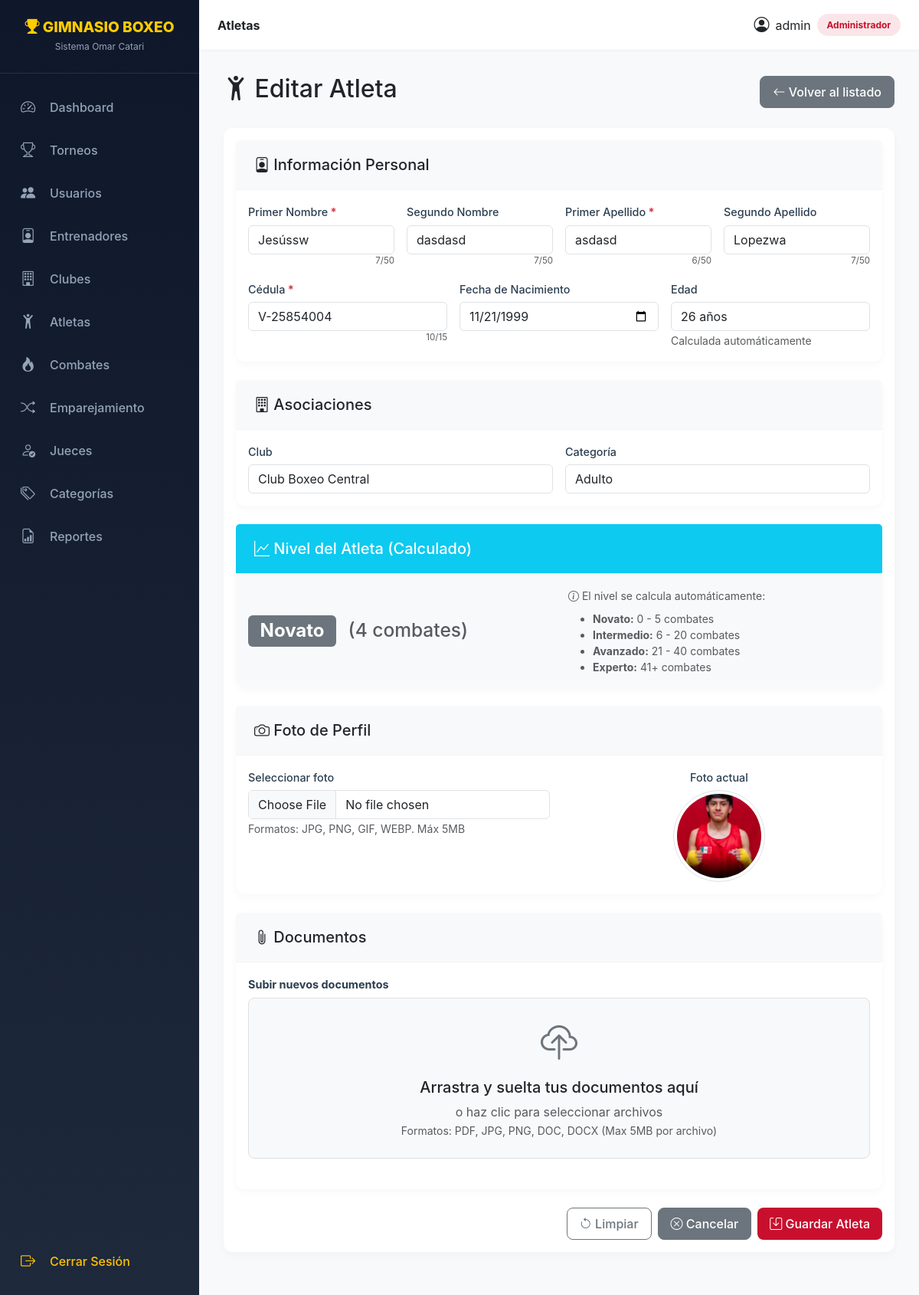
Screenshot of /index.php?c=atletas&a=form&id=16 (signed in) with the database file from the repository.
### tables this page shows
CREATE TABLE `atletas` (
  `id_atleta` int NOT NULL,
  `pnombre` varchar(50) NOT NULL,
  `snombre` varchar(50) DEFAULT NULL,
  `papellido` varchar(50) NOT NULL,
  `sapellido` varchar(50) DEFAULT NULL,
  `cedula` varchar(20) NOT NULL,
  `fecha_nacimiento` date DEFAULT NULL,
  `id_club` int DEFAULT NULL,
  `id_categoria` int DEFAULT NULL,
  `foto` varchar(255) DEFAULT NULL,
  `activo` tinyint(1) DEFAULT '1'
);

CREATE TABLE `clubes` (
  `id_club` int NOT NULL,
  `nombre_club` varchar(100) NOT NULL,
  `ubicacion` text,
  `telefono` varchar(20) DEFAULT NULL,
  `correo` varchar(100) DEFAULT NULL,
  `logo` varchar(255) DEFAULT NULL,
  `id_parroquia` int DEFAULT NULL
);

CREATE TABLE `categorias` (
  `id_categoria` int NOT NULL,
  `nombre_categoria` varchar(50) NOT NULL,
  `peso_min` decimal(5,2) DEFAULT NULL,
  `peso_max` decimal(5,2) DEFAULT NULL
);

### views/atletas/form.php (the view, shortened to what the rows shown need)
<?php
$atleta = $atleta ?? [];
$errores = $errores ?? [];
$isEdit = !empty($atleta['id_atleta']);
$titulo = $isEdit ? 'Editar' : 'Nuevo';
function calcularEdadPHP($fechaNacimiento) {
    $fecha = new DateTime($fechaNacimiento);
    $hoy = new DateTime();
    return $hoy->diff($fecha)->y;
}
$fechaParaEdad = old('fecha_nacimiento', $atleta['fecha_nacimiento'] ?? '');
$edadCalculada = calcularEdadPHP($fechaParaEdad);
?>
<div class="d-flex justify-content-between align-items-center mb-4">
    <h2><i class="bi bi-person-arms-up"></i> <?= $titulo ?> Atleta</h2>
    <a href="?c=atletas&a=index" class="btn btn-secondary">
        <i class="bi bi-arrow-left"></i> Volver al listado
    </a>
</div>
<div class="card">
    <div class="card-body">
        <form method="POST" action="?c=atletas&a=guardar" enctype="multipart/form-data" id="atletaForm" data-validate novalidate>
            <div class="card mb-4">
                <div class="card-body">
                    <div class="row g-3">
                        <div class="col-md-3">
                            <label for="pnombre" class="form-label required">Primer Nombre</label>
                            <input type="text" name="pnombre" id="pnombre" class="<?= fieldClass('pnombre', $errores) ?>" required
                                   minlength="2" maxlength="50"
                                   pattern="[a-zA-ZáéíóúñÑÁÉÍÓÚ ]+"
                                   value="<?= old('pnombre', $atleta['pnombre'] ?? '') ?>"
                                   placeholder="Ej: Juan"
                                   data-msg-required="El primer nombre es obligatorio"
                                   data-msg-pattern="Solo letras y espacios (sin números)"
                                   data-msg-minlength="Mínimo 2 caracteres"
                                   data-msg-valid="Nombre válido"
                                   data-hint="Solo letras, entre 2 y 50 caracteres">
                        </div>
                        <div class="col-md-3">
                            <label for="snombre" class="form-label">Segundo Nombre</label>
                            <input type="text" name="snombre" id="snombre" class="<?= fieldClass('snombre', $errores) ?>"
                                   maxlength="50"
                                   pattern="[a-zA-ZáéíóúñÑÁÉÍÓÚ ]+"
                                   value="<?= old('snombre', $atleta['snombre'] ?? '') ?>"
                                   placeholder="Ej: Carlos"
                                   data-msg-pattern="Solo letras y espacios"
                                   data-msg-valid="Nombre válido"
                                   data-hint="Opcional. Solo letras, máximo 50 caracteres">
                        </div>
                        <div class="col-md-3">
                            <label for="papellido" class="form-label required">Primer Apellido</label>
                            <input type="text" name="papellido" id="papellido" class="<?= fieldClass('papellido', $errores) ?>" required
                                   minlength="2" maxlength="50"
                                   pattern="[a-zA-ZáéíóúñÑÁÉÍÓÚ ]+"
                                   value="<?= old('papellido', $atleta['papellido'] ?? '') ?>"
                                   placeholder="Ej: Pérez"
                                   data-msg-required="El primer apellido es obligatorio"
                                   data-msg-pattern="Solo letras y espacios"
                                   data-msg-minlength="Mínimo 2 caracteres"
                                   data-msg-valid="Apellido válido"
                                   data-hint="Solo letras, entre 2 y 50 caracteres">
                        </div>
                        <div class="col-md-3">
                            <label for="sapellido" class="form-label">Segundo Apellido</label>
                            <input type="text" name="sapellido" id="sapellido" class="<?= fieldClass('sapellido', $errores) ?>"
                                   maxlength="50"
                                   pattern="[a-zA-ZáéíóúñÑÁÉÍÓÚ ]+"
                                   value="<?= old('sapellido', $atleta['sapellido'] ?? '') ?>"
                                   placeholder="Ej: González"
                                   data-msg-pattern="Solo letras y espacios"
                                   data-msg-valid="Apellido válido"
                                   data-hint="Opcional. Solo letras, máximo 50 caracteres">
                        </div>
                        <div class="col-md-4">
                            <label for="cedula" class="form-label required">Cédula</label>
                            <input type="text" name="cedula" id="cedula" class="<?= fieldClass('cedula', $errores) ?>" required
                                   maxlength="15"
                                   pattern="[VEJPvejp]?-?[0-9]{6,9}"
                                   value="<?= old('cedula', $atleta['cedula'] ?? '') ?>"
                                   placeholder="V-12345678"
                                   data-msg-required="La cédula es obligatoria"
                                   data-msg-pattern="Formato inválido. Ejemplos: V-12345678, E-12345678, 12345678"
                                   data-msg-valid="Cédula válida"
                                   data-hint="V- (venezolano), E- (extranjero), J- (jurídico), P- (pasaporte) o solo números">
                        </div>
                        <div class="col-md-4">
                            <label for="fechaNacimientoInput" class="form-label">Fecha de Nacimiento</label>
                            <input type="date" name="fecha_nacimiento" id="fechaNacimientoInput" class="<?= fieldClass('fecha_nacimiento', $errores) ?>"
                                   value="<?= old('fecha_nacimiento', $atleta['fecha_nacimiento'] ?? '') ?>"
                                   max="<?= date('Y-m-d', strtotime('-5 years')) ?>"
                                   min="<?= date('Y-m-d', strtotime('-100 years')) ?>"
                                   data-msg-valid="Fecha válida"
                                   data-hint="El atleta debe tener al menos 5 años">
                        </div>
                        <div class="col-md-4">
                            <label class="form-label">Edad</label>
                            <input type="text" class="form-control" readonly
                                   id="edadInput"
                                   value="<?= $edadCalculada ? $edadCalculada . ' años' : 'No disponible' ?>">
                            <small class="text-muted">Calculada automáticamente</small>
                        </div>
                    </div>
                </div>
            </div>
            <div class="card mb-4">
                <div class="card-body">
                    <div class="row g-3">
                        <div class="col-md-6">
                            <label for="id_club" class="form-label">Club</label>
                            <select name="id_club" id="id_club" class="<?= fieldClassSelect('id_club', $errores) ?>">
                                <?php $clubSeleccionado = old('id_club', $atleta['id_club'] ?? ''); foreach($clubes as $c): ?>
                                    <option value="<?= htmlspecialchars($c['id_club']) ?>" <?= ($clubSeleccionado == $c['id_club']) ? 'selected' : '' ?>>
                                        <?= htmlspecialchars($c['nombre_club']) ?>
                                    </option>
                                <?php endforeach; ?>
                            </select>
                        </div>
                        <div class="col-md-6">
                            <label for="id_categoria" class="form-label">Categoría</label>
                            <select name="id_categoria" id="id_categoria" class="<?= fieldClassSelect('id_categoria', $errores) ?>">
                                <?php $catSeleccionada = old('id_categoria', $atleta['id_categoria'] ?? ''); foreach($categorias as $c): ?>
                                    <option value="<?= htmlspecialchars($c['id_categoria']) ?>" <?= ($catSeleccionada == $c['id_categoria']) ? 'selected' : '' ?>>
                                        <?= htmlspecialchars($c['nombre_categoria']) ?>
                                    </option>
                                <?php endforeach; ?>
                            </select>
                        </div>
                    </div>
                </div>
            </div>
            <div class="card mb-4">
                <div class="card-body">
                    <div class="row">
                        <div class="col-md-6">
                            <?php if (!empty($atleta['foto'])): ?>
                                <div class="text-center">
                                    <label class="form-label">Foto actual</label>
                                    <div>
                                        <img src="<?= BASE_URL . htmlspecialchars($atleta['foto']) ?>"
                                             alt="Foto actual" class="img-thumbnail"
                                             style="width: 120px; height: 120px; object-fit: cover; border-radius: 50%;">
                                    </div>
                                </div>
                            <?php endif; ?>
                        </div>
                    </div>
                </div>
            </div>
        </form>
    </div>
</div>

### rows the page displays
atletas: id_atleta "Editar", pnombre "Jesússw", snombre "dasdasd", papellido "asdasd", sapellido "Lopezwa", cedula "V-25854004", fecha_nacimiento "11/21/1999", fecha_nacimiento "26 años", id_club "Club Boxeo Central", id_categoria "Adulto", foto (picture)

### other values shown
$_SESSION['usuario']['username'] "admin"
$rol "Administrador"
$atleta['nivel_calculado'] "Novato"
$atleta['total_combates'] "4"
